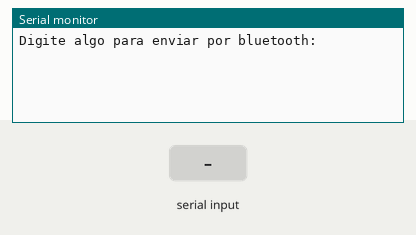
This sketch was run on a simulated Arduino Uno, built with avr-gcc and run on an emulated ATmega328P. On the bench: the last lines printed to the serial monitor. The test bench sets the inputs (shaded band).

Above: at 1.2 s.
1.3 s: "1\n" received over the second serial link
At 1.6 s:
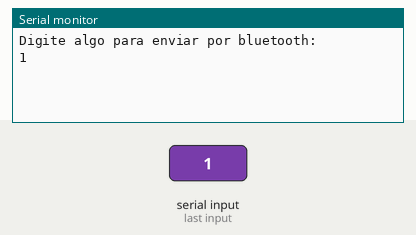
2.8 s: "0\n" received over the second serial link
At 4.0 s:
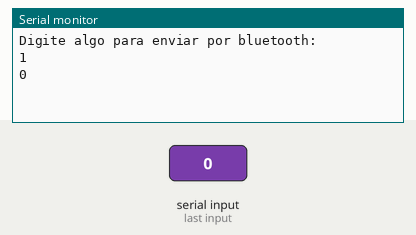
4.3 s: "2\n" received over the second serial link
At 5.1 s:
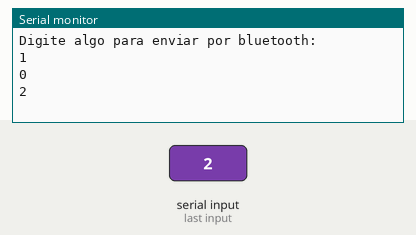

The sketch:

responsivity-Test.ino
```cpp
#include <SoftwareSerial.h>

SoftwareSerial bluetooth(10, 11); // RX, TX do Arduino
String command = "";
char b1;

void setup () {
  Serial.begin(9600);
  bluetooth.begin(9600);
  //Printa uma frase no monitor serial para saber que está tudo pronto
  Serial.println("Digite algo para enviar por bluetooth:");
}

void loop () {
  if (bluetooth.available()>0) {  // Lê os dados do bluetooth se existirem dados para leitura
    b1 = bluetooth.read();        //Variável para armazenar o dado atual
    command += b1;                //Variável para armazenar todos os dados
    if (b1 == '\n'){              //Se o dado atual for um pulador de linha (\n)
      Serial.print(command);      //Printa o comando
      command = "";               //Limpa o comando para futuras leituras
    }
  }
}
```

Measured:
- after the input at 1.3 s, the serial monitor: prints a new line at once (image 1)
- after the input at 2.8 s, the serial monitor: prints a new line at once (image 2)
- after the input at 4.3 s, the serial monitor: prints a new line at once (image 3)
